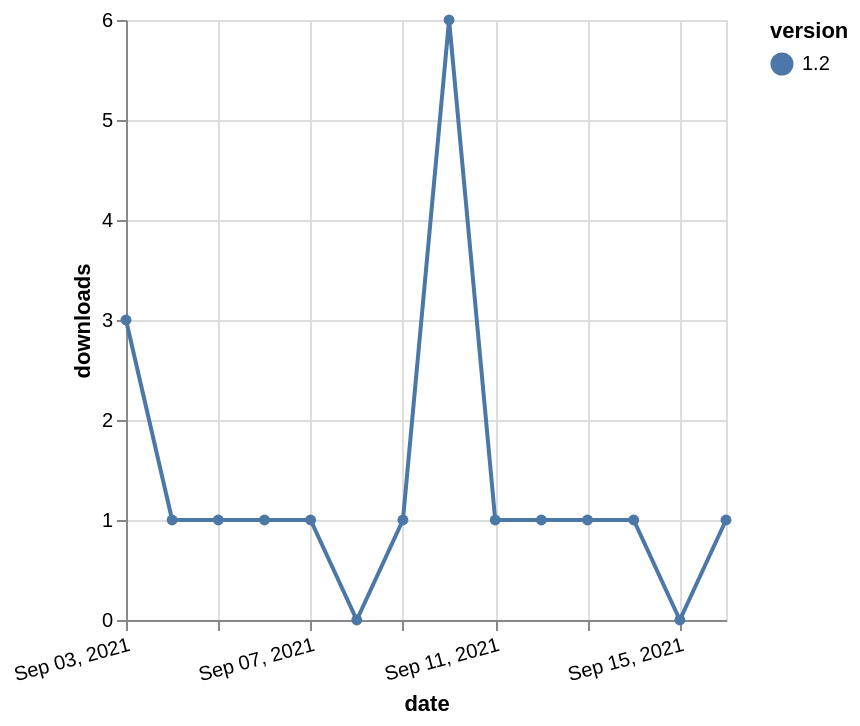

Specify this chart in Vega-Lite:
### Vega-Lite specification from a JSON file in a GitHub repository (floating-point values rounded to 4 significant figures)
{"$schema": "https://vega.github.io/schema/vega-lite/v5.json", "description": "A simple bar chart with embedded data.", "data": {"values": [{"date": "2021-09-03", "total": 231, "delta": 3, "version": "1.2"}, {"date": "2021-09-04", "total": 232, "delta": 1, "version": "1.2"}, {"date": "2021-09-05", "total": 233, "delta": 1, "version": "1.2"}, {"date": "2021-09-06", "total": 234, "delta": 1, "version": "1.2"}, {"date": "2021-09-07", "total": 235, "delta": 1, "version": "1.2"}, {"date": "2021-09-08", "total": 235, "delta": 0, "version": "1.2"}, {"date": "2021-09-09", "total": 236, "delta": 1, "version": "1.2"}, {"date": "2021-09-10", "total": 242, "delta": 6, "version": "1.2"}, {"date": "2021-09-11", "total": 243, "delta": 1, "version": "1.2"}, {"date": "2021-09-12", "total": 244, "delta": 1, "version": "1.2"}, {"date": "2021-09-13", "total": 245, "delta": 1, "version": "1.2"}, {"date": "2021-09-14", "total": 246, "delta": 1, "version": "1.2"}, {"date": "2021-09-15", "total": 246, "delta": 0, "version": "1.2"}, {"date": "2021-09-16", "total": 247, "delta": 1, "version": "1.2"}]}, "width": "container", "mark": {"type": "line", "point": {"filled": true}}, "encoding": {"x": {"field": "date", "type": "temporal", "timeUnit": "yearmonthdate", "title": "date", "axis": {"labelAngle": -15}}, "y": {"field": "delta", "type": "quantitative", "title": "downloads"}, "color": {"field": "version", "type": "nominal"}, "tooltip": {"field": "delta"}}}
